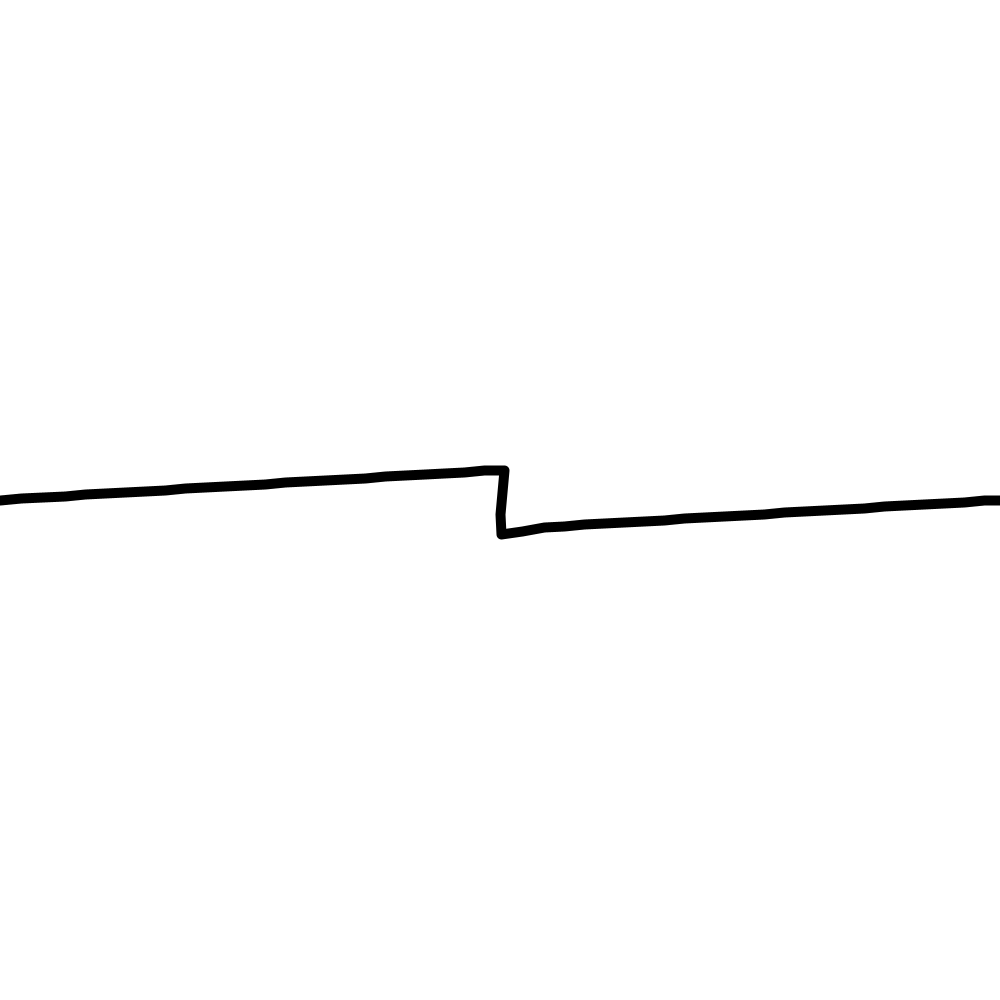
Frame 1 (no input)
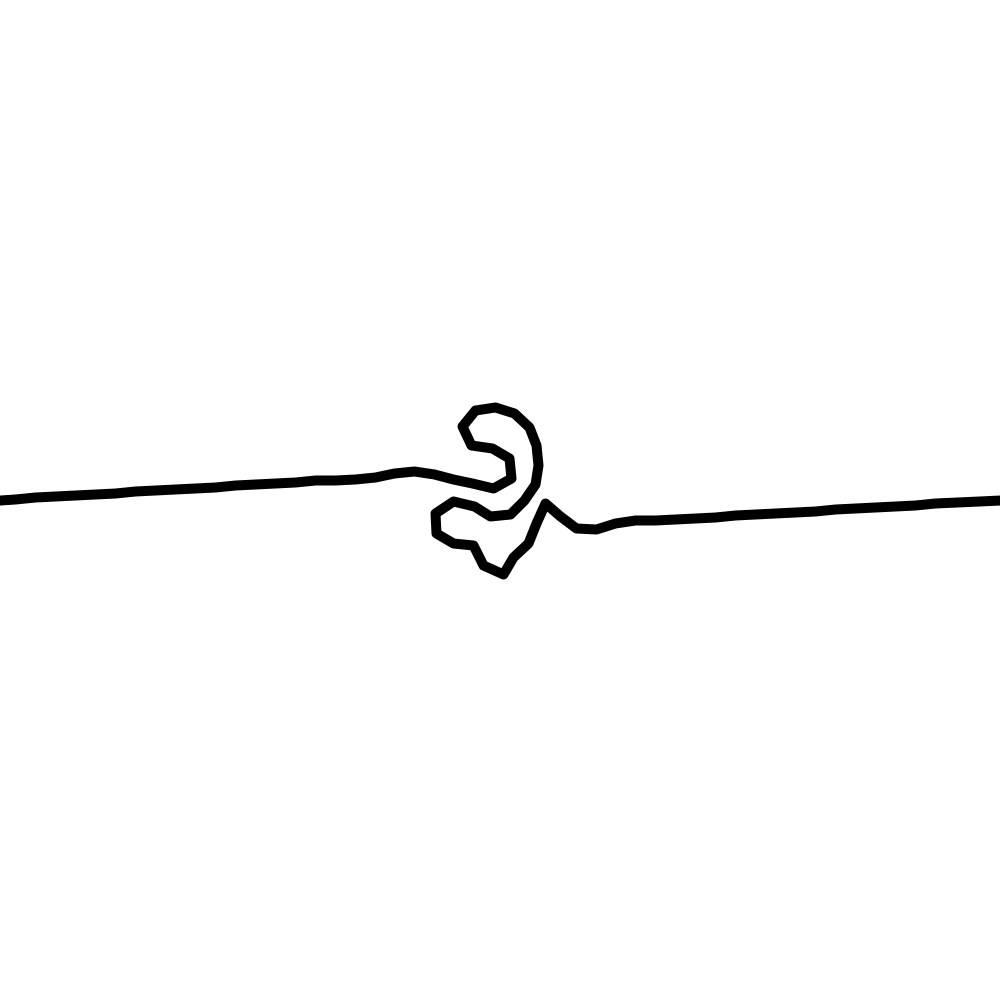
Frame 60 (the mouse pressed at the canvas centre just before this capture)
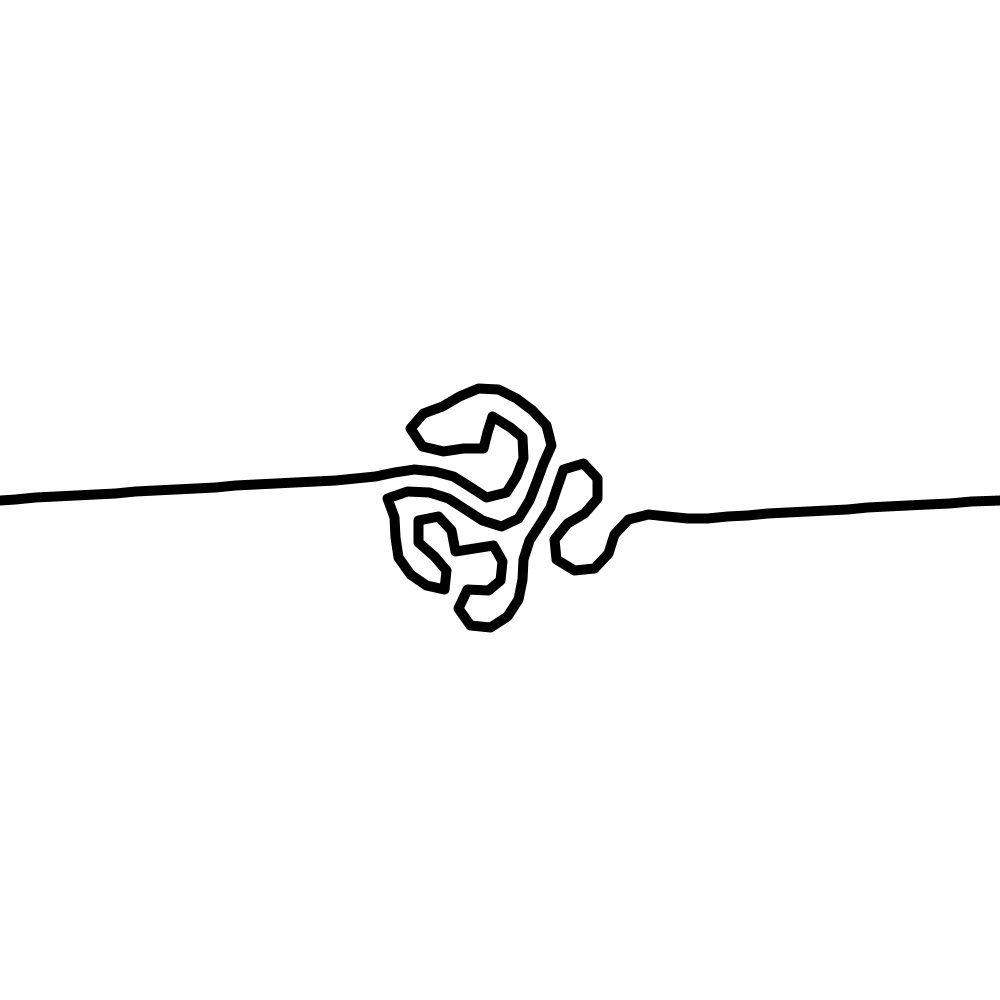
Frame 120 (the mouse held since frame 60 and released just before this capture)

The Processing sketch that drew these frames (run headless with seeded random() and noise(); from frame 60 on, the mouse is pressed at the canvas centre):

// Processing sketch: Line_Differential_Growth
// ── Line_Differential_Growth.pde
float r = 11;//node radius
float rlim = 11;//limit length(avoid intersecting line)
float resaLen = 10*2;//resampleLength
Rope rope;

void setup(){
  //fullScreen();
  strokeWeight(10);
  strokeJoin(ROUND);
  size(1000, 1000);
  rope = new Rope();
  Node A = new Node(0, height/2);
  Node B = new Node(width/2, height/2-30);
  Node C = new Node(width/2, height/2+30);
  Node D = new Node(width, height/2);
  //fill(255, 0, 0); B.show();fill(255);
  rope.addNode(A);
  rope.addNode(B);
  rope.addNode(C);
  rope.addNode(D);
  //frameRate(2);
}

void draw(){
  background(255);
  rope.resampleFB();
  for(int i=0; i<2; i++){
    rope.relax();
    rope.limitLength();
  }
  rope.show();
}

// ── Node.pde
class Node{
  PVector pos;
  
  Node(float x, float y){
    pos = new PVector(x, y);
  }
  
  void show(){
    ellipse(pos.x, pos.y, r*2, r*2);
  }
}

// ── Rope.pde
class Rope{
  ArrayList<Node> nodes = new ArrayList<Node>();
  
  void addNode(Node node){
    nodes.add(node);
  }
  
  void relax(){
    for(int i=1; i<nodes.size()-2; i++){
      Node node = nodes.get(i);
      for(Node target : nodes){
        if(target == node)continue;
        PVector diff = PVector.sub(node.pos, target.pos);
        float dist = diff.mag();
        if(dist < 2*r){
          float rdist = 2*r-dist;
          node.pos.add(diff.setMag(rdist));
        }
      }
    }
  }
  
  void limitLength(){
    for(int i=1; i<nodes.size()-2; i++){
      Node pnode = nodes.get(i-1);
      Node node = nodes.get(i);
      Node nnode = nodes.get(i+1);
      float dist = PVector.dist(pnode.pos, node.pos) + PVector.dist(node.pos, nnode.pos);
      if(dist > rlim*4){
        node.pos = PVector.add(pnode.pos, nnode.pos).div(2);
      }
    }
  }
  
  //void resample(){//it doesn't work
  //  float accLen = 0;//accumulated length
  //  float placedLen = 0;
  //  //calculate new node
  //  ArrayList<Node> Nnodes = new ArrayList<Node>();
  //  Node lastNode = nodes.get(nodes.size()-1);
  //  Nnodes.add(nodes.get(0));
  //  for(int i = 0; i < nodes.size()-1; i++){
  //    Node A = nodes.get(i);
  //    Node B = nodes.get(i+1);
  //    PVector diff = PVector.sub(B.pos, A.pos);
  //    float len = diff.mag();
  //    float paccLen = accLen;//previous accLen
  //    accLen += len;
  //    if(accLen - placedLen > resaLen){
  //      int nSec = floor((accLen - placedLen) / resaLen);//number of section
  //      for(int j = 1; j <= nSec; j++){
  //        PVector pos = lineBlend(A.pos, B.pos, (placedLen - paccLen + j*resaLen)/len);
  //        Node node = new Node(pos.x, pos.y);
  //        Nnodes.add(node);
  //      }
  //      placedLen += nSec*resaLen;
  //    }
  //  }
  //  Nnodes.remove(Nnodes.size()-1);
  //  Nnodes.add(lastNode);
  //  nodes = Nnodes;
  //}
  
  void resampleFB(){//resample forward and backward
    float accLen = 0;//accumulated length
    float placedLen = 0;
    //calculate new node
    ArrayList<Node> Nnodes = new ArrayList<Node>();
    Node lastNode = nodes.get(0);
    Nnodes.add(nodes.get(nodes.size()-1));
    for(int i = nodes.size()-1; i >= 1 ; i--){
      Node A = nodes.get(i);
      Node B = nodes.get(i-1);
      PVector diff = PVector.sub(B.pos, A.pos);
      float len = diff.mag();
      float paccLen = accLen;//previous accLen
      accLen += len;
      if(accLen - placedLen > resaLen && len > 1){
        int nSec = floor((accLen - placedLen) / resaLen);//number of section
        for(int j = 1; j <= nSec; j++){if(len < 2)println((placedLen - paccLen + j*resaLen)/len);
          PVector pos = lineBlend(A.pos, B.pos, (placedLen - paccLen + j*resaLen)/len);
          Node node = new Node(pos.x, pos.y);
          Nnodes.add(node);
        }
        placedLen += nSec*resaLen;
      }
    }
    Nnodes.remove(Nnodes.size()-1);
    Nnodes.add(lastNode);
    nodes = Nnodes;
  }
  
  void show(){
    for(Node node : nodes){
      //node.show();
    }
    noFill();
    beginShape();
    for(Node node : nodes){
      vertex(node.pos.x, node.pos.y);
    }
    endShape();
  }
}

// ── Util.pde
PVector lineBlend(PVector A, PVector B, float fac){
  return PVector.mult(A, 1-fac).add(PVector.mult(B, fac));
}
